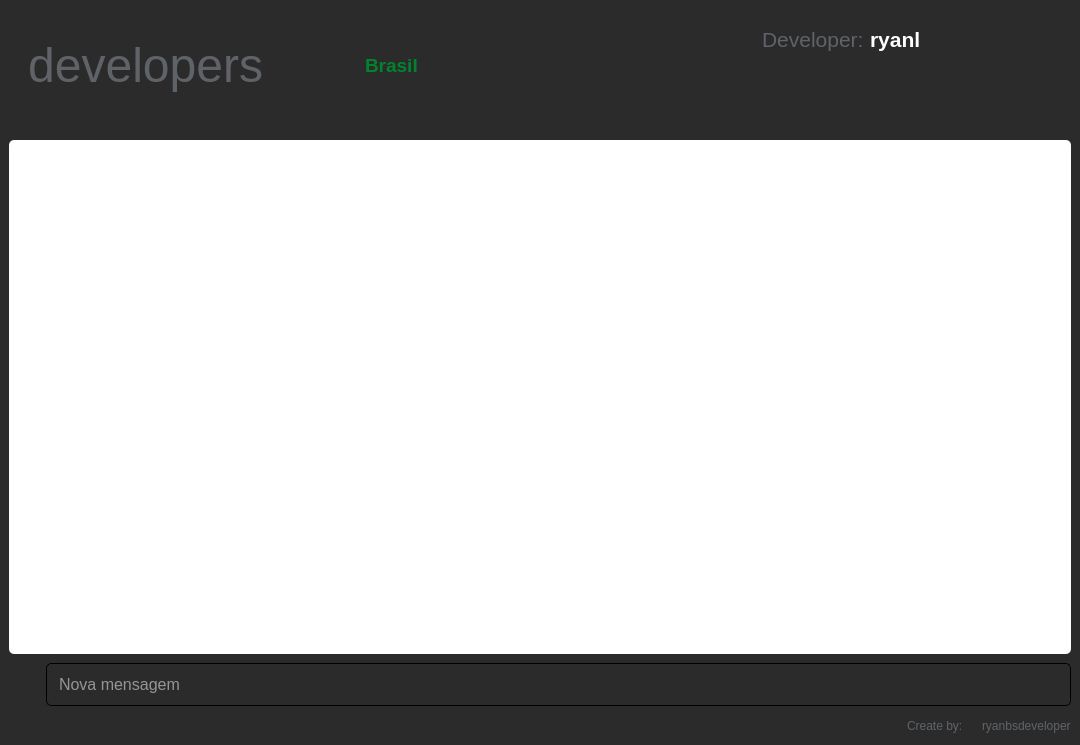
<?xml version="1.0" encoding="UTF-8"?>
<ui version="4.0">
 <class>MainWindow</class>
 <widget class="QMainWindow" name="MainWindow">
  <property name="geometry">
   <rect>
    <x>0</x>
    <y>0</y>
    <width>1080</width>
    <height>745</height>
   </rect>
  </property>
  <property name="windowTitle">
   <string>MainWindow</string>
  </property>
  <widget class="QWidget" name="centralwidget">
   <layout class="QVBoxLayout" name="verticalLayout">
    <property name="spacing">
     <number>0</number>
    </property>
    <property name="leftMargin">
     <number>0</number>
    </property>
    <property name="topMargin">
     <number>0</number>
    </property>
    <property name="rightMargin">
     <number>0</number>
    </property>
    <property name="bottomMargin">
     <number>0</number>
    </property>
    <item>
     <widget class="QFrame" name="frame_6">
      <property name="maximumSize">
       <size>
        <width>16777215</width>
        <height>131</height>
       </size>
      </property>
      <property name="frameShape">
       <enum>QFrame::NoFrame</enum>
      </property>
      <property name="frameShadow">
       <enum>QFrame::Raised</enum>
      </property>
      <layout class="QHBoxLayout" name="horizontalLayout_3">
       <property name="spacing">
        <number>0</number>
       </property>
       <property name="leftMargin">
        <number>0</number>
       </property>
       <property name="topMargin">
        <number>0</number>
       </property>
       <property name="rightMargin">
        <number>0</number>
       </property>
       <property name="bottomMargin">
        <number>0</number>
       </property>
       <item>
        <widget class="QFrame" name="frame_7">
         <property name="styleSheet">
          <string notr="true">background:rgb(43,43,43)</string>
         </property>
         <property name="frameShape">
          <enum>QFrame::NoFrame</enum>
         </property>
         <property name="frameShadow">
          <enum>QFrame::Raised</enum>
         </property>
         <layout class="QHBoxLayout" name="horizontalLayout_2">
          <item alignment="Qt::AlignLeft">
           <widget class="QFrame" name="frame_10">
            <property name="frameShape">
             <enum>QFrame::NoFrame</enum>
            </property>
            <property name="frameShadow">
             <enum>QFrame::Raised</enum>
            </property>
            <layout class="QHBoxLayout" name="horizontalLayout_8" stretch="0,0">
             <property name="spacing">
              <number>9</number>
             </property>
             <property name="leftMargin">
              <number>0</number>
             </property>
             <property name="topMargin">
              <number>0</number>
             </property>
             <property name="rightMargin">
              <number>0</number>
             </property>
             <property name="bottomMargin">
              <number>0</number>
             </property>
             <item>
              <widget class="QLabel" name="label">
               <property name="maximumSize">
                <size>
                 <width>212</width>
                 <height>16777215</height>
                </size>
               </property>
               <property name="font">
                <font>
                 <pointsize>13</pointsize>
                </font>
               </property>
               <property name="text">
                <string/>
               </property>
               <property name="pixmap">
                <pixmap resource="../resources/resources.qrc">:/icons/Google-Chat-Logo.png</pixmap>
               </property>
               <property name="scaledContents">
                <bool>true</bool>
               </property>
               <property name="wordWrap">
                <bool>true</bool>
               </property>
              </widget>
             </item>
             <item>
              <widget class="QLabel" name="label_3">
               <property name="maximumSize">
                <size>
                 <width>500</width>
                 <height>16777215</height>
                </size>
               </property>
               <property name="font">
                <font>
                 <family>Ubuntu</family>
                 <pointsize>36</pointsize>
                 <weight>50</weight>
                 <bold>false</bold>
                </font>
               </property>
               <property name="autoFillBackground">
                <bool>false</bool>
               </property>
               <property name="styleSheet">
                <string notr="true">color:#5f6368</string>
               </property>
               <property name="text">
                <string>developers</string>
               </property>
               <property name="alignment">
                <set>Qt::AlignRight|Qt::AlignTrailing|Qt::AlignVCenter</set>
               </property>
              </widget>
             </item>
            </layout>
           </widget>
          </item>
          <item>
           <widget class="QLabel" name="label_6">
            <property name="font">
             <font>
              <pointsize>14</pointsize>
              <weight>75</weight>
              <bold>true</bold>
             </font>
            </property>
            <property name="styleSheet">
             <string notr="true">color:#00832d</string>
            </property>
            <property name="text">
             <string>Brasil</string>
            </property>
           </widget>
          </item>
          <item alignment="Qt::AlignTop">
           <widget class="QFrame" name="frame_2">
            <property name="font">
             <font>
              <pointsize>2</pointsize>
             </font>
            </property>
            <property name="frameShape">
             <enum>QFrame::NoFrame</enum>
            </property>
            <property name="frameShadow">
             <enum>QFrame::Raised</enum>
            </property>
            <layout class="QHBoxLayout" name="horizontalLayout_5">
             <property name="spacing">
              <number>60</number>
             </property>
             <item alignment="Qt::AlignHCenter">
              <widget class="QFrame" name="frame_8">
               <property name="frameShape">
                <enum>QFrame::NoFrame</enum>
               </property>
               <property name="frameShadow">
                <enum>QFrame::Raised</enum>
               </property>
               <layout class="QHBoxLayout" name="horizontalLayout_6">
                <item>
                 <widget class="QLabel" name="label_5">
                  <property name="font">
                   <font>
                    <pointsize>16</pointsize>
                    <weight>50</weight>
                    <bold>false</bold>
                   </font>
                  </property>
                  <property name="styleSheet">
                   <string notr="true">color:#5f6368</string>
                  </property>
                  <property name="text">
                   <string>Developer:</string>
                  </property>
                 </widget>
                </item>
                <item>
                 <widget class="QLabel" name="label_2">
                  <property name="font">
                   <font>
                    <pointsize>16</pointsize>
                    <weight>75</weight>
                    <bold>true</bold>
                   </font>
                  </property>
                  <property name="styleSheet">
                   <string notr="true">color:white</string>
                  </property>
                  <property name="text">
                   <string>ryanl</string>
                  </property>
                 </widget>
                </item>
                <item>
                 <widget class="QLabel" name="label_4">
                  <property name="maximumSize">
                   <size>
                    <width>30</width>
                    <height>30</height>
                   </size>
                  </property>
                  <property name="text">
                   <string/>
                  </property>
                  <property name="pixmap">
                   <pixmap resource="../resources/resources.qrc">:/icons/python</pixmap>
                  </property>
                  <property name="scaledContents">
                   <bool>true</bool>
                  </property>
                  <property name="wordWrap">
                   <bool>false</bool>
                  </property>
                 </widget>
                </item>
               </layout>
              </widget>
             </item>
             <item>
              <widget class="QPushButton" name="pushButton_2">
               <property name="maximumSize">
                <size>
                 <width>35</width>
                 <height>16777215</height>
                </size>
               </property>
               <property name="cursor">
                <cursorShape>PointingHandCursor</cursorShape>
               </property>
               <property name="styleSheet">
                <string notr="true">border:0</string>
               </property>
               <property name="text">
                <string/>
               </property>
               <property name="icon">
                <iconset resource="../resources/resources.qrc">
                 <normaloff>:/icons/user-gear-solid.svg</normaloff>:/icons/user-gear-solid.svg</iconset>
               </property>
               <property name="iconSize">
                <size>
                 <width>33</width>
                 <height>30</height>
                </size>
               </property>
              </widget>
             </item>
            </layout>
           </widget>
          </item>
         </layout>
        </widget>
       </item>
      </layout>
     </widget>
    </item>
    <item>
     <widget class="QFrame" name="frame">
      <property name="styleSheet">
       <string notr="true">background-color: rgb(43, 43, 43);</string>
      </property>
      <property name="frameShape">
       <enum>QFrame::NoFrame</enum>
      </property>
      <property name="frameShadow">
       <enum>QFrame::Raised</enum>
      </property>
      <layout class="QHBoxLayout" name="horizontalLayout">
       <item>
        <widget class="QFrame" name="frame_3">
         <property name="frameShape">
          <enum>QFrame::NoFrame</enum>
         </property>
         <property name="frameShadow">
          <enum>QFrame::Raised</enum>
         </property>
         <layout class="QVBoxLayout" name="verticalLayout_2">
          <property name="leftMargin">
           <number>0</number>
          </property>
          <property name="topMargin">
           <number>0</number>
          </property>
          <property name="rightMargin">
           <number>0</number>
          </property>
          <property name="bottomMargin">
           <number>0</number>
          </property>
          <item>
           <widget class="QFrame" name="frame_4">
            <property name="font">
             <font>
              <weight>50</weight>
              <bold>false</bold>
             </font>
            </property>
            <property name="styleSheet">
             <string notr="true">background-color: rgb(255, 255, 255);
border-radius:5px</string>
            </property>
            <property name="frameShape">
             <enum>QFrame::NoFrame</enum>
            </property>
            <property name="frameShadow">
             <enum>QFrame::Raised</enum>
            </property>
           </widget>
          </item>
          <item>
           <widget class="QFrame" name="frame_5">
            <property name="maximumSize">
             <size>
              <width>16777215</width>
              <height>50</height>
             </size>
            </property>
            <property name="styleSheet">
             <string notr="true">background:rgb(43,43,43)</string>
            </property>
            <property name="frameShape">
             <enum>QFrame::NoFrame</enum>
            </property>
            <property name="frameShadow">
             <enum>QFrame::Raised</enum>
            </property>
            <layout class="QHBoxLayout" name="horizontalLayout_4">
             <property name="spacing">
              <number>5</number>
             </property>
             <property name="leftMargin">
              <number>0</number>
             </property>
             <property name="topMargin">
              <number>0</number>
             </property>
             <property name="rightMargin">
              <number>0</number>
             </property>
             <property name="bottomMargin">
              <number>0</number>
             </property>
             <item>
              <widget class="QPushButton" name="pushButton">
               <property name="styleSheet">
                <string notr="true">border:0</string>
               </property>
               <property name="text">
                <string/>
               </property>
               <property name="icon">
                <iconset resource="../resources/resources.qrc">
                 <normaloff>:/icons/paper-plane-solid.svg</normaloff>:/icons/paper-plane-solid.svg</iconset>
               </property>
               <property name="iconSize">
                <size>
                 <width>27</width>
                 <height>27</height>
                </size>
               </property>
              </widget>
             </item>
             <item>
              <widget class="QLineEdit" name="lineEdit">
               <property name="font">
                <font>
                 <pointsize>12</pointsize>
                </font>
               </property>
               <property name="styleSheet">
                <string notr="true">
QLineEdit{
padding:10px;color:white;
border-radius:5px;border:1px solid
}
QLineEdit:focus{
border:1px solid rgb(37, 135, 29)
}</string>
               </property>
               <property name="placeholderText">
                <string>Nova mensagem</string>
               </property>
              </widget>
             </item>
            </layout>
           </widget>
          </item>
          <item alignment="Qt::AlignRight">
           <widget class="QFrame" name="frame_9">
            <property name="maximumSize">
             <size>
              <width>16777215</width>
              <height>20</height>
             </size>
            </property>
            <property name="frameShape">
             <enum>QFrame::NoFrame</enum>
            </property>
            <property name="frameShadow">
             <enum>QFrame::Raised</enum>
            </property>
            <layout class="QHBoxLayout" name="horizontalLayout_7">
             <property name="leftMargin">
              <number>0</number>
             </property>
             <property name="topMargin">
              <number>0</number>
             </property>
             <property name="rightMargin">
              <number>0</number>
             </property>
             <property name="bottomMargin">
              <number>0</number>
             </property>
             <item>
              <widget class="QLabel" name="label_7">
               <property name="styleSheet">
                <string notr="true">color:#5f6368</string>
               </property>
               <property name="text">
                <string>Create by:</string>
               </property>
              </widget>
             </item>
             <item>
              <widget class="QLabel" name="label_8">
               <property name="maximumSize">
                <size>
                 <width>20</width>
                 <height>20</height>
                </size>
               </property>
               <property name="styleSheet">
                <string notr="true">color:#5f6368</string>
               </property>
               <property name="text">
                <string/>
               </property>
               <property name="pixmap">
                <pixmap resource="../resources/resources.qrc">:/icons/github-brands.svg</pixmap>
               </property>
               <property name="scaledContents">
                <bool>true</bool>
               </property>
              </widget>
             </item>
             <item>
              <widget class="QLabel" name="label_9">
               <property name="styleSheet">
                <string notr="true">color:#5f6368</string>
               </property>
               <property name="text">
                <string>ryanbsdeveloper</string>
               </property>
              </widget>
             </item>
            </layout>
           </widget>
          </item>
         </layout>
        </widget>
       </item>
      </layout>
     </widget>
    </item>
   </layout>
  </widget>
 </widget>
 <resources>
  <include location="../resources/resources.qrc"/>
 </resources>
 <connections/>
</ui>
